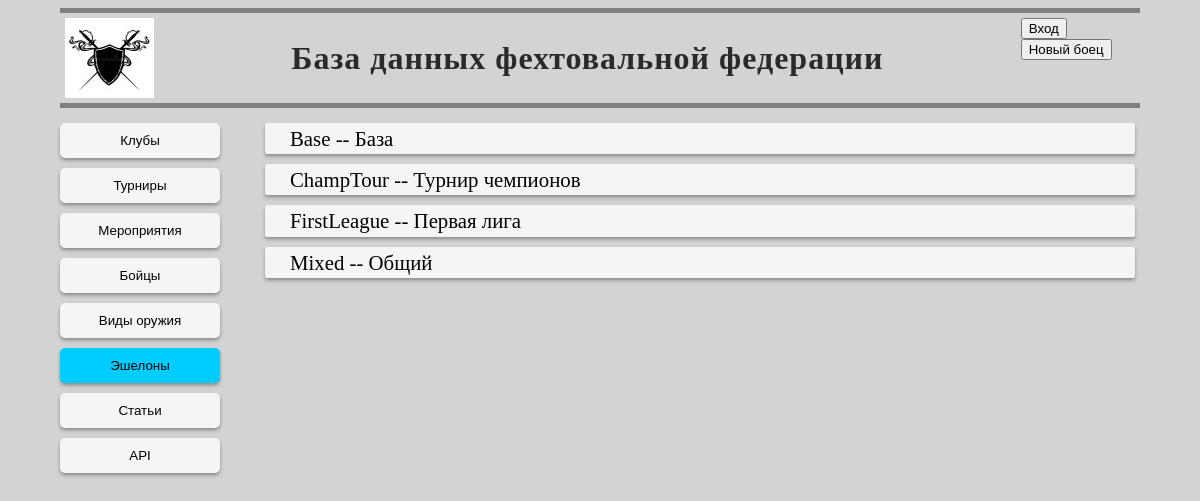
Screenshot of /info/divisions/ with the database file from the repository.
### mainpage/models.py (models this page shows, shortened)
class Divisions(models.Model):
    class Meta:
        verbose_name = 'Эшелон'
        verbose_name_plural = 'Эшелоны'
    id = models.CharField(max_length=20, primary_key=True, unique=True)
    name = models.CharField(max_length=100, blank=False, null=False)
    deprecated = models.BooleanField(default=False, blank=False, null=False)

### commoninfo/views.py (the view)
# urls.py: path('divisions/', divisions_list),
def divisions_list(request):
    divisions = Divisions.objects.all()
    context = {
        'divisions': divisions,
    }
    return render(request, 'commoninfo/divisions_list.html', context)

### templates/commoninfo/divisions_list.html
{% extends  'base.html' %}
 {% block nav %}
		<button class="nav_button" onclick="location.href='/clubs'">Клубы</button>
		<button class="nav_button" onclick="location.href='/tournaments'">Турниры</button>
		<button class="nav_button" onclick="location.href='#'">Мероприятия</button>
		<button class="nav_button" onclick="location.href='/fighters'">Бойцы</button>
        <button class="nav_button" onclick="location.href='/info/weapons'">Виды оружия</button>
        <button class="nav_button nav_button_active" onclick="location.href='../..'">Эшелоны</button>
		<button class="nav_button" onclick="location.href='#'">Статьи</button>
		<button class="nav_button" onclick="location.href='/info/apiinfo/'">API</button>
{% endblock nav %}
{% block main %}
    {% for x in divisions %}
        <div class="data_card" >
            <div class="inline_data">
                <div> {{ x.id }} -- {{x.name}}</div>
            </div>
        </div>
    {% endfor %}
{% endblock %}

### media/base.css (style rules this page uses)
* { box-sizing: border-box; }
body { background-color: lightgray; max-width: 1200px; margin-left: 5vw; margin-right: 5vw; }
.nav_button { padding-top: 10px; padding-bottom: 10px; margin-top: 5px; margin-bottom: 5px; width: 80%; min-width: 105px; font-weight: 500; background-color: #F5F5F5; border-style: solid; border-top-style: none; border-bottom-style: none; border-left-width: thick; border-right-width: thick; border-color: #F5F5F5; border-radius: 5px; box-shadow: 0 3px 5px rgba(0, 0, 0, 0.12), 0 2px 3px rgba(0, 0, 0, 0.24); text-decoration: none; text-align: center; transition-duration: 0.5s; transition-property: border-color; }
.nav_button_active { background-color: #00CDFF; border-color: #00CDFF; }
.data_card { width: 100%; margin: 5px; display: flex; justify-content: flex-start; padding-left: 5px; padding-right: 5px; background-color: #F5F5F5; border-style: none; border-width: thin; border-radius: 2px; box-shadow: 0 3px 5px rgba(0, 0, 0, 0.12), 0 2px 3px rgba(0, 0, 0, 0.24); }
.inline_data { width: 100%; display: flex; margin-left: 20px; line-height: 1.5em; flex-direction: column; justify-content: center; align-items: flex-start; }

### rows the page displays
Divisions: id "Base", name "База"
Divisions: id "ChampTour", name "Турнир чемпионов"
Divisions: id "FirstLeague", name "Первая лига"
Divisions: id "Mixed", name "Общий"
